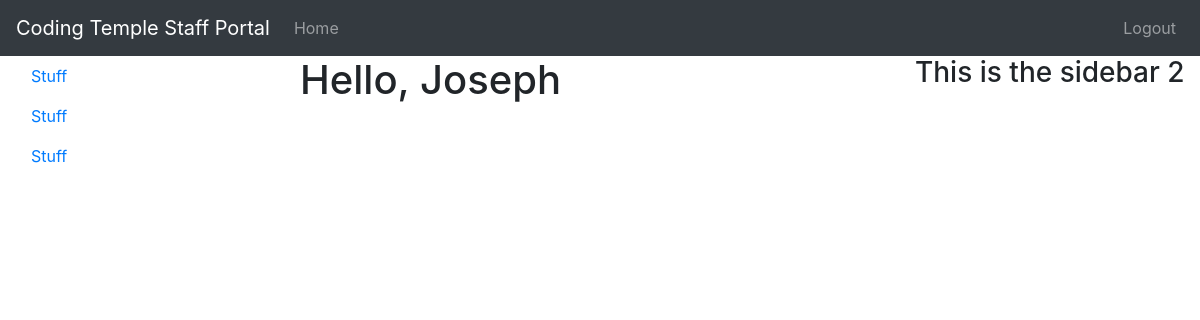
The page / (signed in) on the database as committed earlier.
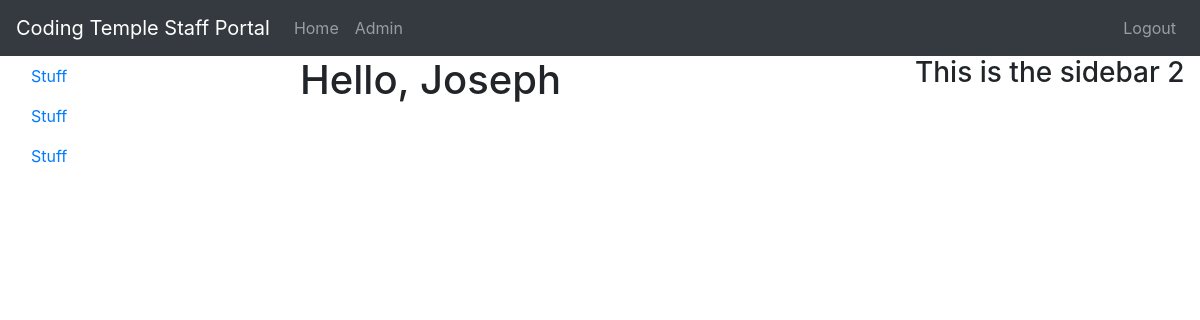
The same page on the database as committed later.
### app/models.py (models this page shows, shortened)
class User(UserMixin, db.Model):
  id = db.Column(db.Integer, primary_key=True)
  f_name = db.Column(db.String)
  l_name = db.Column(db.String)
  email = db.Column(db.String, index=True, unique=True)
  password_hash = db.Column(db.String)
  role_id = db.Column(db.Integer, db.ForeignKey('role.id'))
  role = db.relationship('Role', backref='role')

### app/routes.py (the view)
@app.route('/')
def index():
  context = {
    'title': 'Home'
  }
  return render_template('index.html', **context)

### app/models.py (called while the page is built)
@login.user_loader
def load_user(id):
  return User.query.get(int(id))

### app/templates/index.html (shortened to what this page needs)
{% extends 'layout.html' %}
{% block app_content %}
  <div class="row">
    {% if current_user.is_authenticated %}
      <h1>Hello, {{ current_user.f_name }}</h1>
    {% else %}
      <h1>This is the Index Page</h1>
    {% endif %}
  </div>
{% endblock %}

### app/templates/layout.html (shortened to what this page needs)
<!doctype html>
<html lang="en">
  <head>
    <link rel="stylesheet" href="https://stackpath.bootstrapcdn.com/bootstrap/4.1.3/css/bootstrap.min.css">
    <link rel="stylesheet" href="{{ url_for('static', filename='./css/main.css') }}">
  </head>
  <body>
    {% block navbar %}
      {% include './includes/navigation.html' %}
    {% endblock %}
    {% block content %}
      <div class="container-fluid">
        <div class="row">
          <div class="col-3">
            {% include 'includes/sidebar1.html' %}
          </div>
          <div class="col-6">
            {% block app_content %}{% endblock %}
          </div>
          <div class="col-3">
            {% include 'includes/sidebar2.html' %}
          </div>
        </div>
      </div>
    {% endblock %}
  </body>
</html>

### app/templates/includes/navigation.html (shortened to what this page needs)
<nav class="navbar navbar-expand-lg sticky-top navbar-dark bg-dark">
  <a class="navbar-brand" href="{{ url_for('index') }}">Coding Temple Staff Portal</a>
  <div class="collapse navbar-collapse" id="navbarSupportedContent">
    <ul class="navbar-nav mr-auto">
      <li class="nav-item">
        <a class="nav-link" href="{{ url_for('index') }}">Home</a>
      </li>
      {% if current_user.role_id == 1 %}
        <li class="nav-item">
          <a class="nav-link" href="{{ url_for('admin.index') }}">Admin</a>
        </li>
      {% endif %}
    </ul>
    <ul class="navbar-nav">
        {% if not current_user.is_authenticated %}
          <li class="nav-item">
            <a class="nav-link" href="{{ url_for('login') }}">Login</a>
          </li>
          <li class="nav-item">
            <a class="nav-link" href="{{ url_for('register') }}">Register</a>
          </li>
        {% else %}
          <li class="nav-item">
            <a class="nav-link" href="{{ url_for('logout') }}">Logout</a>
          </li>
        {% endif %}
    </ul>
  </div>
</nav>

### app/templates/includes/sidebar1.html
<div id="sidebar-1">
  <ul class="nav nav-pills flex-column">
    <li class="nav-item active"><a class="nav-link" href="">Stuff</a></li>
    <li class="nav-item"><a class="nav-link" href="">Stuff</a></li>
    <li class="nav-item"><a class="nav-link" href="">Stuff</a></li>
  </ul>
</div>

### app/templates/includes/sidebar2.html
<h3>This is the sidebar 2</h3>

### app/static/css/main.css (style rules this page uses)
#sidebar-1 a, .navbar { border-radius: 0; }

Rows that differ between the two databases and show on the page:
changed User "Joseph": role_id empty → 1 (drawn)
Other text that changed with them:
text now shown: "Admin"
